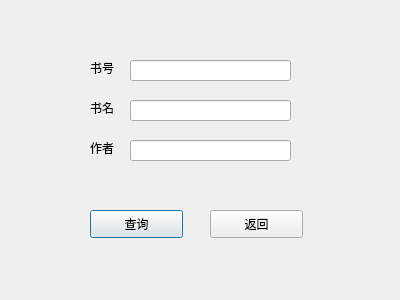
<?xml version="1.0" encoding="UTF-8"?>
<ui version="4.0">
 <class>Dialog</class>
 <widget class="QDialog" name="Dialog">
  <property name="geometry">
   <rect>
    <x>0</x>
    <y>0</y>
    <width>400</width>
    <height>300</height>
   </rect>
  </property>
  <property name="windowTitle">
   <string>Dialog</string>
  </property>
  <widget class="QPushButton" name="search_button">
   <property name="geometry">
    <rect>
     <x>90</x>
     <y>210</y>
     <width>93</width>
     <height>28</height>
    </rect>
   </property>
   <property name="text">
    <string>查询</string>
   </property>
  </widget>
  <widget class="QPushButton" name="return_button">
   <property name="geometry">
    <rect>
     <x>210</x>
     <y>210</y>
     <width>93</width>
     <height>28</height>
    </rect>
   </property>
   <property name="text">
    <string>返回</string>
   </property>
  </widget>
  <widget class="QLabel" name="book_name">
   <property name="geometry">
    <rect>
     <x>90</x>
     <y>100</y>
     <width>31</width>
     <height>16</height>
    </rect>
   </property>
   <property name="text">
    <string>书名</string>
   </property>
  </widget>
  <widget class="QLabel" name="book_num">
   <property name="geometry">
    <rect>
     <x>90</x>
     <y>60</y>
     <width>31</width>
     <height>16</height>
    </rect>
   </property>
   <property name="text">
    <string>书号</string>
   </property>
  </widget>
  <widget class="QLabel" name="author">
   <property name="geometry">
    <rect>
     <x>90</x>
     <y>140</y>
     <width>31</width>
     <height>16</height>
    </rect>
   </property>
   <property name="text">
    <string>作者</string>
   </property>
  </widget>
  <widget class="QLineEdit" name="book_num_input">
   <property name="geometry">
    <rect>
     <x>130</x>
     <y>60</y>
     <width>161</width>
     <height>21</height>
    </rect>
   </property>
  </widget>
  <widget class="QLineEdit" name="book_name_input">
   <property name="geometry">
    <rect>
     <x>130</x>
     <y>100</y>
     <width>161</width>
     <height>21</height>
    </rect>
   </property>
  </widget>
  <widget class="QLineEdit" name="author_input">
   <property name="geometry">
    <rect>
     <x>130</x>
     <y>140</y>
     <width>161</width>
     <height>21</height>
    </rect>
   </property>
  </widget>
 </widget>
 <resources/>
 <connections/>
</ui>
